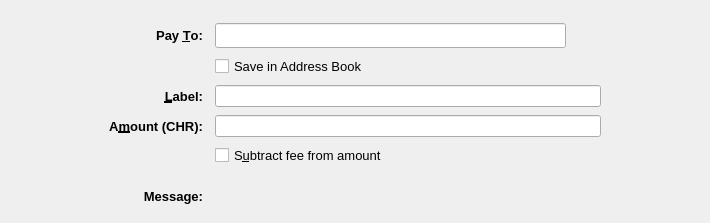
<?xml version="1.0" encoding="UTF-8"?>
<ui version="4.0">
 <class>SendCoinsEntry</class>
 <widget class="QStackedWidget" name="SendCoinsEntry">
  <property name="geometry">
   <rect>
    <x>0</x>
    <y>0</y>
    <width>710</width>
    <height>223</height>
   </rect>
  </property>
  <property name="focusPolicy">
   <enum>Qt::TabFocus</enum>
  </property>
  <property name="autoFillBackground">
   <bool>false</bool>
  </property>
  <property name="styleSheet">
   <string notr="true"/>
  </property>
  <property name="currentIndex">
   <number>0</number>
  </property>
  <widget class="QFrame" name="SendCoins">
   <property name="toolTip">
    <string>This is a normal payment.</string>
   </property>
   <property name="frameShape">
    <enum>QFrame::NoFrame</enum>
   </property>
   <layout class="QGridLayout" name="gridLayout">
    <property name="topMargin">
     <number>8</number>
    </property>
    <property name="bottomMargin">
     <number>4</number>
    </property>
    <property name="horizontalSpacing">
     <number>12</number>
    </property>
    <property name="verticalSpacing">
     <number>8</number>
    </property>
    <item row="1" column="0">
     <spacer name="horizontalSpacer">
      <property name="orientation">
       <enum>Qt::Horizontal</enum>
      </property>
      <property name="sizeType">
       <enum>QSizePolicy::Maximum</enum>
      </property>
      <property name="sizeHint" stdset="0">
       <size>
        <width>100</width>
        <height>20</height>
       </size>
      </property>
     </spacer>
    </item>
    <item row="3" column="2">
     <widget class="QLineEdit" name="addAsLabel">
      <property name="sizePolicy">
       <sizepolicy hsizetype="Expanding" vsizetype="Expanding">
        <horstretch>0</horstretch>
        <verstretch>0</verstretch>
       </sizepolicy>
      </property>
      <property name="toolTip">
       <string>Enter a label for this address to add it to the list of used addresses</string>
      </property>
      <property name="styleSheet">
       <string notr="true"/>
      </property>
     </widget>
    </item>
    <item row="0" column="2">
     <spacer name="verticalSpacer">
      <property name="orientation">
       <enum>Qt::Vertical</enum>
      </property>
      <property name="sizeHint" stdset="0">
       <size>
        <width>20</width>
        <height>40</height>
       </size>
      </property>
     </spacer>
    </item>
    <item row="1" column="3">
     <spacer name="horizontalSpacer_2">
      <property name="orientation">
       <enum>Qt::Horizontal</enum>
      </property>
      <property name="sizeType">
       <enum>QSizePolicy::Maximum</enum>
      </property>
      <property name="sizeHint" stdset="0">
       <size>
        <width>100</width>
        <height>20</height>
       </size>
      </property>
     </spacer>
    </item>
    <item row="12" column="2">
     <widget class="QLabel" name="messageTextLabel">
      <property name="toolTip">
       <string>A message that was attached to the chratos: URI which will be stored with the transaction for your reference. Note: This message will not be sent over the Chratos network.</string>
      </property>
      <property name="styleSheet">
       <string notr="true"/>
      </property>
      <property name="textFormat">
       <enum>Qt::PlainText</enum>
      </property>
     </widget>
    </item>
    <item row="1" column="1">
     <widget class="QLabel" name="payToLabel">
      <property name="font">
       <font>
        <pointsize>10</pointsize>
        <weight>75</weight>
        <bold>true</bold>
       </font>
      </property>
      <property name="text">
       <string>Pay &amp;To:</string>
      </property>
      <property name="alignment">
       <set>Qt::AlignRight|Qt::AlignTrailing|Qt::AlignVCenter</set>
      </property>
      <property name="buddy">
       <cstring>payTo</cstring>
      </property>
     </widget>
    </item>
    <item row="12" column="1">
     <widget class="QLabel" name="messageLabel">
      <property name="font">
       <font>
        <pointsize>10</pointsize>
        <weight>75</weight>
        <bold>true</bold>
       </font>
      </property>
      <property name="text">
       <string>Message:</string>
      </property>
      <property name="alignment">
       <set>Qt::AlignRight|Qt::AlignTrailing|Qt::AlignVCenter</set>
      </property>
     </widget>
    </item>
    <item row="6" column="2">
     <layout class="QHBoxLayout" name="horizontalLayoutAmount" stretch="0">
      <item>
       <widget class="ChratosAmountField" name="payAmount">
        <property name="sizePolicy">
         <sizepolicy hsizetype="Expanding" vsizetype="Expanding">
          <horstretch>0</horstretch>
          <verstretch>0</verstretch>
         </sizepolicy>
        </property>
        <property name="styleSheet">
         <string notr="true"/>
        </property>
       </widget>
      </item>
     </layout>
    </item>
    <item row="3" column="1">
     <widget class="QLabel" name="labellLabel">
      <property name="font">
       <font>
        <pointsize>10</pointsize>
        <weight>75</weight>
        <bold>true</bold>
       </font>
      </property>
      <property name="text">
       <string>&amp;Label:</string>
      </property>
      <property name="alignment">
       <set>Qt::AlignRight|Qt::AlignTrailing|Qt::AlignVCenter</set>
      </property>
      <property name="buddy">
       <cstring>addAsLabel</cstring>
      </property>
     </widget>
    </item>
    <item row="1" column="2">
     <layout class="QHBoxLayout" name="payToLayout">
      <property name="spacing">
       <number>0</number>
      </property>
      <item>
       <widget class="QValidatedLineEdit" name="payTo">
        <property name="sizePolicy">
         <sizepolicy hsizetype="Expanding" vsizetype="Expanding">
          <horstretch>0</horstretch>
          <verstretch>0</verstretch>
         </sizepolicy>
        </property>
        <property name="toolTip">
         <string>The Chratos address to send the payment to</string>
        </property>
        <property name="styleSheet">
         <string notr="true"/>
        </property>
       </widget>
      </item>
      <item>
       <widget class="QToolButton" name="addressBookButton">
        <property name="toolTip">
         <string notr="true"/>
        </property>
        <property name="styleSheet">
         <string notr="true">border:0;background:transparent</string>
        </property>
        <property name="text">
         <string/>
        </property>
        <property name="icon">
         <iconset resource="../chratos.qrc">
          <normaloff>:/icons/address-book</normaloff>:/icons/address-book</iconset>
        </property>
        <property name="iconSize">
         <size>
          <width>22</width>
          <height>22</height>
         </size>
        </property>
        <property name="shortcut">
         <string>Alt+A</string>
        </property>
       </widget>
      </item>
      <item>
       <spacer name="horizontalSpacer_3">
        <property name="orientation">
         <enum>Qt::Horizontal</enum>
        </property>
        <property name="sizeType">
         <enum>QSizePolicy::Maximum</enum>
        </property>
        <property name="sizeHint" stdset="0">
         <size>
          <width>10</width>
          <height>20</height>
         </size>
        </property>
       </spacer>
      </item>
     </layout>
    </item>
    <item row="10" column="2">
     <spacer name="verticalSpacer_3">
      <property name="orientation">
       <enum>Qt::Vertical</enum>
      </property>
      <property name="sizeHint" stdset="0">
       <size>
        <width>20</width>
        <height>40</height>
       </size>
      </property>
     </spacer>
    </item>
    <item row="2" column="2">
     <widget class="QCheckBox" name="addressBookCheckBox">
      <property name="font">
       <font>
        <pointsize>10</pointsize>
       </font>
      </property>
      <property name="text">
       <string>Save in Address Book</string>
      </property>
     </widget>
    </item>
    <item row="6" column="1">
     <widget class="QLabel" name="amountLabel">
      <property name="font">
       <font>
        <pointsize>10</pointsize>
        <weight>75</weight>
        <bold>true</bold>
       </font>
      </property>
      <property name="text">
       <string>A&amp;mount (CHR):</string>
      </property>
      <property name="alignment">
       <set>Qt::AlignRight|Qt::AlignTrailing|Qt::AlignVCenter</set>
      </property>
      <property name="buddy">
       <cstring>payAmount</cstring>
      </property>
     </widget>
    </item>
    <item row="13" column="2">
     <spacer name="verticalSpacer_2">
      <property name="orientation">
       <enum>Qt::Vertical</enum>
      </property>
      <property name="sizeHint" stdset="0">
       <size>
        <width>20</width>
        <height>40</height>
       </size>
      </property>
     </spacer>
    </item>
    <item row="7" column="2">
     <widget class="QCheckBox" name="checkboxSubtractFeeFromAmount">
      <property name="font">
       <font>
        <pointsize>10</pointsize>
       </font>
      </property>
      <property name="toolTip">
       <string>The fee will be deducted from the amount being sent. The recipient will receive less chratoss than you enter in the amount field. If multiple recipients are selected, the fee is split equally.</string>
      </property>
      <property name="text">
       <string>S&amp;ubtract fee from amount</string>
      </property>
     </widget>
    </item>
   </layout>
  </widget>
  <widget class="QFrame" name="SendCoins_UnauthenticatedPaymentRequest">
   <property name="palette">
    <palette>
     <active>
      <colorrole role="WindowText">
       <brush brushstyle="SolidPattern">
        <color alpha="255">
         <red>0</red>
         <green>0</green>
         <blue>0</blue>
        </color>
       </brush>
      </colorrole>
      <colorrole role="Button">
       <brush brushstyle="SolidPattern">
        <color alpha="255">
         <red>239</red>
         <green>241</green>
         <blue>244</blue>
        </color>
       </brush>
      </colorrole>
      <colorrole role="Light">
       <brush brushstyle="SolidPattern">
        <color alpha="255">
         <red>255</red>
         <green>255</green>
         <blue>255</blue>
        </color>
       </brush>
      </colorrole>
      <colorrole role="Midlight">
       <brush brushstyle="SolidPattern">
        <color alpha="255">
         <red>255</red>
         <green>255</green>
         <blue>191</blue>
        </color>
       </brush>
      </colorrole>
      <colorrole role="Dark">
       <brush brushstyle="SolidPattern">
        <color alpha="255">
         <red>127</red>
         <green>127</green>
         <blue>63</blue>
        </color>
       </brush>
      </colorrole>
      <colorrole role="Mid">
       <brush brushstyle="SolidPattern">
        <color alpha="255">
         <red>170</red>
         <green>170</green>
         <blue>84</blue>
        </color>
       </brush>
      </colorrole>
      <colorrole role="Text">
       <brush brushstyle="SolidPattern">
        <color alpha="255">
         <red>0</red>
         <green>0</green>
         <blue>0</blue>
        </color>
       </brush>
      </colorrole>
      <colorrole role="BrightText">
       <brush brushstyle="SolidPattern">
        <color alpha="255">
         <red>255</red>
         <green>255</green>
         <blue>255</blue>
        </color>
       </brush>
      </colorrole>
      <colorrole role="ButtonText">
       <brush brushstyle="SolidPattern">
        <color alpha="255">
         <red>0</red>
         <green>0</green>
         <blue>0</blue>
        </color>
       </brush>
      </colorrole>
      <colorrole role="Base">
       <brush brushstyle="SolidPattern">
        <color alpha="255">
         <red>239</red>
         <green>241</green>
         <blue>244</blue>
        </color>
       </brush>
      </colorrole>
      <colorrole role="Window">
       <brush brushstyle="SolidPattern">
        <color alpha="255">
         <red>239</red>
         <green>241</green>
         <blue>244</blue>
        </color>
       </brush>
      </colorrole>
      <colorrole role="Shadow">
       <brush brushstyle="SolidPattern">
        <color alpha="255">
         <red>0</red>
         <green>0</green>
         <blue>0</blue>
        </color>
       </brush>
      </colorrole>
      <colorrole role="AlternateBase">
       <brush brushstyle="SolidPattern">
        <color alpha="255">
         <red>255</red>
         <green>255</green>
         <blue>191</blue>
        </color>
       </brush>
      </colorrole>
      <colorrole role="ToolTipBase">
       <brush brushstyle="SolidPattern">
        <color alpha="255">
         <red>255</red>
         <green>255</green>
         <blue>220</blue>
        </color>
       </brush>
      </colorrole>
      <colorrole role="ToolTipText">
       <brush brushstyle="SolidPattern">
        <color alpha="255">
         <red>0</red>
         <green>0</green>
         <blue>0</blue>
        </color>
       </brush>
      </colorrole>
     </active>
     <inactive>
      <colorrole role="WindowText">
       <brush brushstyle="SolidPattern">
        <color alpha="255">
         <red>0</red>
         <green>0</green>
         <blue>0</blue>
        </color>
       </brush>
      </colorrole>
      <colorrole role="Button">
       <brush brushstyle="SolidPattern">
        <color alpha="255">
         <red>239</red>
         <green>241</green>
         <blue>244</blue>
        </color>
       </brush>
      </colorrole>
      <colorrole role="Light">
       <brush brushstyle="SolidPattern">
        <color alpha="255">
         <red>255</red>
         <green>255</green>
         <blue>255</blue>
        </color>
       </brush>
      </colorrole>
      <colorrole role="Midlight">
       <brush brushstyle="SolidPattern">
        <color alpha="255">
         <red>255</red>
         <green>255</green>
         <blue>191</blue>
        </color>
       </brush>
      </colorrole>
      <colorrole role="Dark">
       <brush brushstyle="SolidPattern">
        <color alpha="255">
         <red>127</red>
         <green>127</green>
         <blue>63</blue>
        </color>
       </brush>
      </colorrole>
      <colorrole role="Mid">
       <brush brushstyle="SolidPattern">
        <color alpha="255">
         <red>170</red>
         <green>170</green>
         <blue>84</blue>
        </color>
       </brush>
      </colorrole>
      <colorrole role="Text">
       <brush brushstyle="SolidPattern">
        <color alpha="255">
         <red>0</red>
         <green>0</green>
         <blue>0</blue>
        </color>
       </brush>
      </colorrole>
      <colorrole role="BrightText">
       <brush brushstyle="SolidPattern">
        <color alpha="255">
         <red>255</red>
         <green>255</green>
         <blue>255</blue>
        </color>
       </brush>
      </colorrole>
      <colorrole role="ButtonText">
       <brush brushstyle="SolidPattern">
        <color alpha="255">
         <red>0</red>
         <green>0</green>
         <blue>0</blue>
        </color>
       </brush>
      </colorrole>
      <colorrole role="Base">
       <brush brushstyle="SolidPattern">
        <color alpha="255">
         <red>239</red>
         <green>241</green>
         <blue>244</blue>
        </color>
       </brush>
      </colorrole>
      <colorrole role="Window">
       <brush brushstyle="SolidPattern">
        <color alpha="255">
         <red>239</red>
         <green>241</green>
         <blue>244</blue>
        </color>
       </brush>
      </colorrole>
      <colorrole role="Shadow">
       <brush brushstyle="SolidPattern">
        <color alpha="255">
         <red>0</red>
         <green>0</green>
         <blue>0</blue>
        </color>
       </brush>
      </colorrole>
      <colorrole role="AlternateBase">
       <brush brushstyle="SolidPattern">
        <color alpha="255">
         <red>255</red>
         <green>255</green>
         <blue>191</blue>
        </color>
       </brush>
      </colorrole>
      <colorrole role="ToolTipBase">
       <brush brushstyle="SolidPattern">
        <color alpha="255">
         <red>255</red>
         <green>255</green>
         <blue>220</blue>
        </color>
       </brush>
      </colorrole>
      <colorrole role="ToolTipText">
       <brush brushstyle="SolidPattern">
        <color alpha="255">
         <red>0</red>
         <green>0</green>
         <blue>0</blue>
        </color>
       </brush>
      </colorrole>
     </inactive>
     <disabled>
      <colorrole role="WindowText">
       <brush brushstyle="SolidPattern">
        <color alpha="255">
         <red>127</red>
         <green>127</green>
         <blue>63</blue>
        </color>
       </brush>
      </colorrole>
      <colorrole role="Button">
       <brush brushstyle="SolidPattern">
        <color alpha="255">
         <red>239</red>
         <green>241</green>
         <blue>244</blue>
        </color>
       </brush>
      </colorrole>
      <colorrole role="Light">
       <brush brushstyle="SolidPattern">
        <color alpha="255">
         <red>255</red>
         <green>255</green>
         <blue>255</blue>
        </color>
       </brush>
      </colorrole>
      <colorrole role="Midlight">
       <brush brushstyle="SolidPattern">
        <color alpha="255">
         <red>255</red>
         <green>255</green>
         <blue>191</blue>
        </color>
       </brush>
      </colorrole>
      <colorrole role="Dark">
       <brush brushstyle="SolidPattern">
        <color alpha="255">
         <red>127</red>
         <green>127</green>
         <blue>63</blue>
        </color>
       </brush>
      </colorrole>
      <colorrole role="Mid">
       <brush brushstyle="SolidPattern">
        <color alpha="255">
         <red>170</red>
         <green>170</green>
         <blue>84</blue>
        </color>
       </brush>
      </colorrole>
      <colorrole role="Text">
       <brush brushstyle="SolidPattern">
        <color alpha="255">
         <red>127</red>
         <green>127</green>
         <blue>63</blue>
        </color>
       </brush>
      </colorrole>
      <colorrole role="BrightText">
       <brush brushstyle="SolidPattern">
        <color alpha="255">
         <red>255</red>
         <green>255</green>
         <blue>255</blue>
        </color>
       </brush>
      </colorrole>
      <colorrole role="ButtonText">
       <brush brushstyle="SolidPattern">
        <color alpha="255">
         <red>127</red>
         <green>127</green>
         <blue>63</blue>
        </color>
       </brush>
      </colorrole>
      <colorrole role="Base">
       <brush brushstyle="SolidPattern">
        <color alpha="255">
         <red>239</red>
         <green>241</green>
         <blue>244</blue>
        </color>
       </brush>
      </colorrole>
      <colorrole role="Window">
       <brush brushstyle="SolidPattern">
        <color alpha="255">
         <red>239</red>
         <green>241</green>
         <blue>244</blue>
        </color>
       </brush>
      </colorrole>
      <colorrole role="Shadow">
       <brush brushstyle="SolidPattern">
        <color alpha="255">
         <red>0</red>
         <green>0</green>
         <blue>0</blue>
        </color>
       </brush>
      </colorrole>
      <colorrole role="AlternateBase">
       <brush brushstyle="SolidPattern">
        <color alpha="255">
         <red>255</red>
         <green>255</green>
         <blue>127</blue>
        </color>
       </brush>
      </colorrole>
      <colorrole role="ToolTipBase">
       <brush brushstyle="SolidPattern">
        <color alpha="255">
         <red>255</red>
         <green>255</green>
         <blue>220</blue>
        </color>
       </brush>
      </colorrole>
      <colorrole role="ToolTipText">
       <brush brushstyle="SolidPattern">
        <color alpha="255">
         <red>0</red>
         <green>0</green>
         <blue>0</blue>
        </color>
       </brush>
      </colorrole>
     </disabled>
    </palette>
   </property>
   <property name="toolTip">
    <string>This is an unauthenticated payment request.</string>
   </property>
   <property name="autoFillBackground">
    <bool>false</bool>
   </property>
   <property name="frameShape">
    <enum>QFrame::NoFrame</enum>
   </property>
   <layout class="QGridLayout" name="gridLayout_is">
    <property name="spacing">
     <number>12</number>
    </property>
    <item row="0" column="0">
     <widget class="QLabel" name="payToLabel_is">
      <property name="text">
       <string>Pay To:</string>
      </property>
      <property name="alignment">
       <set>Qt::AlignRight|Qt::AlignTrailing|Qt::AlignVCenter</set>
      </property>
     </widget>
    </item>
    <item row="0" column="1">
     <layout class="QHBoxLayout" name="payToLayout_is">
      <property name="spacing">
       <number>0</number>
      </property>
      <item>
       <widget class="QLabel" name="payTo_is">
        <property name="styleSheet">
         <string notr="true">background: #fff; border-radius: 4px; border: 1px solid #000; padding:2px</string>
        </property>
       </widget>
      </item>
      <item>
       <widget class="QToolButton" name="deleteButton_is">
        <property name="toolTip">
         <string>Remove this entry</string>
        </property>
        <property name="text">
         <string/>
        </property>
        <property name="icon">
         <iconset resource="../chratos.qrc">
          <normaloff>:/icons/remove</normaloff>:/icons/remove</iconset>
        </property>
       </widget>
      </item>
     </layout>
    </item>
    <item row="1" column="0">
     <widget class="QLabel" name="memoLabel_is">
      <property name="text">
       <string>Memo:</string>
      </property>
      <property name="alignment">
       <set>Qt::AlignRight|Qt::AlignTrailing|Qt::AlignVCenter</set>
      </property>
     </widget>
    </item>
    <item row="1" column="1">
     <widget class="QLabel" name="memoTextLabel_is">
      <property name="styleSheet">
       <string notr="true">background: #fff; border-radius: 4px; border: 1px solid #000; padding:2px</string>
      </property>
      <property name="textFormat">
       <enum>Qt::PlainText</enum>
      </property>
     </widget>
    </item>
    <item row="2" column="0">
     <widget class="QLabel" name="amountLabel_is">
      <property name="text">
       <string>A&amp;mount:</string>
      </property>
      <property name="alignment">
       <set>Qt::AlignRight|Qt::AlignTrailing|Qt::AlignVCenter</set>
      </property>
      <property name="buddy">
       <cstring>payAmount_is</cstring>
      </property>
     </widget>
    </item>
    <item row="2" column="1">
     <widget class="ChratosAmountField" name="payAmount_is">
      <property name="acceptDrops">
       <bool>false</bool>
      </property>
      <property name="styleSheet">
       <string notr="true">background: #fff; border-radius: 4px; border: 1px solid #000; padding:2px</string>
      </property>
     </widget>
    </item>
   </layout>
  </widget>
  <widget class="QFrame" name="SendCoins_AuthenticatedPaymentRequest">
   <property name="palette">
    <palette>
     <active>
      <colorrole role="WindowText">
       <brush brushstyle="SolidPattern">
        <color alpha="255">
         <red>0</red>
         <green>0</green>
         <blue>0</blue>
        </color>
       </brush>
      </colorrole>
      <colorrole role="Button">
       <brush brushstyle="SolidPattern">
        <color alpha="255">
         <red>239</red>
         <green>241</green>
         <blue>244</blue>
        </color>
       </brush>
      </colorrole>
      <colorrole role="Light">
       <brush brushstyle="SolidPattern">
        <color alpha="255">
         <red>230</red>
         <green>255</green>
         <blue>224</blue>
        </color>
       </brush>
      </colorrole>
      <colorrole role="Midlight">
       <brush brushstyle="SolidPattern">
        <color alpha="255">
         <red>185</red>
         <green>243</green>
         <blue>171</blue>
        </color>
       </brush>
      </colorrole>
      <colorrole role="Dark">
       <brush brushstyle="SolidPattern">
        <color alpha="255">
         <red>70</red>
         <green>116</green>
         <blue>59</blue>
        </color>
       </brush>
      </colorrole>
      <colorrole role="Mid">
       <brush brushstyle="SolidPattern">
        <color alpha="255">
         <red>93</red>
         <green>155</green>
         <blue>79</blue>
        </color>
       </brush>
      </colorrole>
      <colorrole role="Text">
       <brush brushstyle="SolidPattern">
        <color alpha="255">
         <red>0</red>
         <green>0</green>
         <blue>0</blue>
        </color>
       </brush>
      </colorrole>
      <colorrole role="BrightText">
       <brush brushstyle="SolidPattern">
        <color alpha="255">
         <red>155</red>
         <green>255</green>
         <blue>147</blue>
        </color>
       </brush>
      </colorrole>
      <colorrole role="ButtonText">
       <brush brushstyle="SolidPattern">
        <color alpha="255">
         <red>0</red>
         <green>0</green>
         <blue>0</blue>
        </color>
       </brush>
      </colorrole>
      <colorrole role="Base">
       <brush brushstyle="SolidPattern">
        <color alpha="255">
         <red>239</red>
         <green>241</green>
         <blue>244</blue>
        </color>
       </brush>
      </colorrole>
      <colorrole role="Window">
       <brush brushstyle="SolidPattern">
        <color alpha="255">
         <red>239</red>
         <green>241</green>
         <blue>244</blue>
        </color>
       </brush>
      </colorrole>
      <colorrole role="Shadow">
       <brush brushstyle="SolidPattern">
        <color alpha="255">
         <red>0</red>
         <green>0</green>
         <blue>0</blue>
        </color>
       </brush>
      </colorrole>
      <colorrole role="AlternateBase">
       <brush brushstyle="SolidPattern">
        <color alpha="255">
         <red>197</red>
         <green>243</green>
         <blue>187</blue>
        </color>
       </brush>
      </colorrole>
      <colorrole role="NoRole">
       <brush brushstyle="SolidPattern">
        <color alpha="255">
         <red>125</red>
         <green>194</green>
         <blue>122</blue>
        </color>
       </brush>
      </colorrole>
      <colorrole role="ToolTipBase">
       <brush brushstyle="SolidPattern">
        <color alpha="255">
         <red>255</red>
         <green>255</green>
         <blue>220</blue>
        </color>
       </brush>
      </colorrole>
      <colorrole role="ToolTipText">
       <brush brushstyle="SolidPattern">
        <color alpha="255">
         <red>0</red>
         <green>0</green>
         <blue>0</blue>
        </color>
       </brush>
      </colorrole>
     </active>
     <inactive>
      <colorrole role="WindowText">
       <brush brushstyle="SolidPattern">
        <color alpha="255">
         <red>0</red>
         <green>0</green>
         <blue>0</blue>
        </color>
       </brush>
      </colorrole>
      <colorrole role="Button">
       <brush brushstyle="SolidPattern">
        <color alpha="255">
         <red>239</red>
         <green>241</green>
         <blue>244</blue>
        </color>
       </brush>
      </colorrole>
      <colorrole role="Light">
       <brush brushstyle="SolidPattern">
        <color alpha="255">
         <red>230</red>
         <green>255</green>
         <blue>224</blue>
        </color>
       </brush>
      </colorrole>
      <colorrole role="Midlight">
       <brush brushstyle="SolidPattern">
        <color alpha="255">
         <red>185</red>
         <green>243</green>
         <blue>171</blue>
        </color>
       </brush>
      </colorrole>
      <colorrole role="Dark">
       <brush brushstyle="SolidPattern">
        <color alpha="255">
         <red>70</red>
         <green>116</green>
         <blue>59</blue>
        </color>
       </brush>
      </colorrole>
      <colorrole role="Mid">
       <brush brushstyle="SolidPattern">
        <color alpha="255">
         <red>93</red>
         <green>155</green>
         <blue>79</blue>
        </color>
       </brush>
      </colorrole>
      <colorrole role="Text">
       <brush brushstyle="SolidPattern">
        <color alpha="255">
         <red>0</red>
         <green>0</green>
         <blue>0</blue>
        </color>
       </brush>
      </colorrole>
      <colorrole role="BrightText">
       <brush brushstyle="SolidPattern">
        <color alpha="255">
         <red>155</red>
         <green>255</green>
         <blue>147</blue>
        </color>
       </brush>
      </colorrole>
      <colorrole role="ButtonText">
       <brush brushstyle="SolidPattern">
        <color alpha="255">
         <red>0</red>
         <green>0</green>
         <blue>0</blue>
        </color>
       </brush>
      </colorrole>
      <colorrole role="Base">
       <brush brushstyle="SolidPattern">
        <color alpha="255">
         <red>239</red>
         <green>241</green>
         <blue>244</blue>
        </color>
       </brush>
      </colorrole>
      <colorrole role="Window">
       <brush brushstyle="SolidPattern">
        <color alpha="255">
         <red>239</red>
         <green>241</green>
         <blue>244</blue>
        </color>
       </brush>
      </colorrole>
      <colorrole role="Shadow">
       <brush brushstyle="SolidPattern">
        <color alpha="255">
         <red>0</red>
         <green>0</green>
         <blue>0</blue>
        </color>
       </brush>
      </colorrole>
      <colorrole role="AlternateBase">
       <brush brushstyle="SolidPattern">
        <color alpha="255">
         <red>197</red>
         <green>243</green>
         <blue>187</blue>
        </color>
       </brush>
      </colorrole>
      <colorrole role="NoRole">
       <brush brushstyle="SolidPattern">
        <color alpha="255">
         <red>125</red>
         <green>194</green>
         <blue>122</blue>
        </color>
       </brush>
      </colorrole>
      <colorrole role="ToolTipBase">
       <brush brushstyle="SolidPattern">
        <color alpha="255">
         <red>255</red>
         <green>255</green>
         <blue>220</blue>
        </color>
       </brush>
      </colorrole>
      <colorrole role="ToolTipText">
       <brush brushstyle="SolidPattern">
        <color alpha="255">
         <red>0</red>
         <green>0</green>
         <blue>0</blue>
        </color>
       </brush>
      </colorrole>
     </inactive>
     <disabled>
      <colorrole role="WindowText">
       <brush brushstyle="SolidPattern">
        <color alpha="255">
         <red>70</red>
         <green>116</green>
         <blue>59</blue>
        </color>
       </brush>
      </colorrole>
      <colorrole role="Button">
       <brush brushstyle="SolidPattern">
        <color alpha="255">
         <red>239</red>
         <green>241</green>
         <blue>244</blue>
        </color>
       </brush>
      </colorrole>
      <colorrole role="Light">
       <brush brushstyle="SolidPattern">
        <color alpha="255">
         <red>230</red>
         <green>255</green>
         <blue>224</blue>
        </color>
       </brush>
      </colorrole>
      <colorrole role="Midlight">
       <brush brushstyle="SolidPattern">
        <color alpha="255">
         <red>185</red>
         <green>243</green>
         <blue>171</blue>
        </color>
       </brush>
      </colorrole>
      <colorrole role="Dark">
       <brush brushstyle="SolidPattern">
        <color alpha="255">
         <red>70</red>
         <green>116</green>
         <blue>59</blue>
        </color>
       </brush>
      </colorrole>
      <colorrole role="Mid">
       <brush brushstyle="SolidPattern">
        <color alpha="255">
         <red>93</red>
         <green>155</green>
         <blue>79</blue>
        </color>
       </brush>
      </colorrole>
      <colorrole role="Text">
       <brush brushstyle="SolidPattern">
        <color alpha="255">
         <red>70</red>
         <green>116</green>
         <blue>59</blue>
        </color>
       </brush>
      </colorrole>
      <colorrole role="BrightText">
       <brush brushstyle="SolidPattern">
        <color alpha="255">
         <red>155</red>
         <green>255</green>
         <blue>147</blue>
        </color>
       </brush>
      </colorrole>
      <colorrole role="ButtonText">
       <brush brushstyle="SolidPattern">
        <color alpha="255">
         <red>70</red>
         <green>116</green>
         <blue>59</blue>
        </color>
       </brush>
      </colorrole>
      <colorrole role="Base">
       <brush brushstyle="SolidPattern">
        <color alpha="255">
         <red>239</red>
         <green>241</green>
         <blue>244</blue>
        </color>
       </brush>
      </colorrole>
      <colorrole role="Window">
       <brush brushstyle="SolidPattern">
        <color alpha="255">
         <red>239</red>
         <green>241</green>
         <blue>244</blue>
        </color>
       </brush>
      </colorrole>
      <colorrole role="Shadow">
       <brush brushstyle="SolidPattern">
        <color alpha="255">
         <red>0</red>
         <green>0</green>
         <blue>0</blue>
        </color>
       </brush>
      </colorrole>
      <colorrole role="AlternateBase">
       <brush brushstyle="SolidPattern">
        <color alpha="255">
         <red>140</red>
         <green>232</green>
         <blue>119</blue>
        </color>
       </brush>
      </colorrole>
      <colorrole role="NoRole">
       <brush brushstyle="SolidPattern">
        <color alpha="255">
         <red>125</red>
         <green>194</green>
         <blue>122</blue>
        </color>
       </brush>
      </colorrole>
      <colorrole role="ToolTipBase">
       <brush brushstyle="SolidPattern">
        <color alpha="255">
         <red>255</red>
         <green>255</green>
         <blue>220</blue>
        </color>
       </brush>
      </colorrole>
      <colorrole role="ToolTipText">
       <brush brushstyle="SolidPattern">
        <color alpha="255">
         <red>0</red>
         <green>0</green>
         <blue>0</blue>
        </color>
       </brush>
      </colorrole>
     </disabled>
    </palette>
   </property>
   <property name="toolTip">
    <string>This is an authenticated payment request.</string>
   </property>
   <property name="autoFillBackground">
    <bool>false</bool>
   </property>
   <property name="styleSheet">
    <string notr="true">background: #eff1f4; border: 0</string>
   </property>
   <property name="frameShape">
    <enum>QFrame::NoFrame</enum>
   </property>
   <layout class="QGridLayout" name="gridLayout_s">
    <property name="spacing">
     <number>12</number>
    </property>
    <item row="0" column="0">
     <widget class="QLabel" name="payToLabel_s">
      <property name="text">
       <string>Pay To:</string>
      </property>
      <property name="alignment">
       <set>Qt::AlignRight|Qt::AlignTrailing|Qt::AlignVCenter</set>
      </property>
     </widget>
    </item>
    <item row="0" column="1">
     <layout class="QHBoxLayout" name="payToLayout_s">
      <property name="spacing">
       <number>0</number>
      </property>
      <item>
       <widget class="QLabel" name="payTo_s">
        <property name="styleSheet">
         <string notr="true">background: #fff; border-radius: 4px; border: 1px solid #000; padding:2px</string>
        </property>
        <property name="textFormat">
         <enum>Qt::PlainText</enum>
        </property>
       </widget>
      </item>
      <item>
       <widget class="QToolButton" name="deleteButton_s">
        <property name="toolTip">
         <string>Remove this entry</string>
        </property>
        <property name="text">
         <string/>
        </property>
        <property name="icon">
         <iconset resource="../chratos.qrc">
          <normaloff>:/icons/remove</normaloff>:/icons/remove</iconset>
        </property>
       </widget>
      </item>
     </layout>
    </item>
    <item row="1" column="0">
     <widget class="QLabel" name="memoLabel_s">
      <property name="text">
       <string>Memo:</string>
      </property>
      <property name="alignment">
       <set>Qt::AlignRight|Qt::AlignTrailing|Qt::AlignVCenter</set>
      </property>
     </widget>
    </item>
    <item row="1" column="1">
     <widget class="QLabel" name="memoTextLabel_s">
      <property name="styleSheet">
       <string notr="true">background: #fff; border-radius: 4px; border: 1px solid #000; padding:2px</string>
      </property>
      <property name="textFormat">
       <enum>Qt::PlainText</enum>
      </property>
     </widget>
    </item>
    <item row="2" column="0">
     <widget class="QLabel" name="amountLabel_s">
      <property name="text">
       <string>A&amp;mount:</string>
      </property>
      <property name="alignment">
       <set>Qt::AlignRight|Qt::AlignTrailing|Qt::AlignVCenter</set>
      </property>
      <property name="buddy">
       <cstring>payAmount_s</cstring>
      </property>
     </widget>
    </item>
    <item row="2" column="1">
     <widget class="ChratosAmountField" name="payAmount_s">
      <property name="acceptDrops">
       <bool>false</bool>
      </property>
      <property name="styleSheet">
       <string notr="true">background: #fff; border-radius: 4px; border: 1px solid #000; padding:2px</string>
      </property>
     </widget>
    </item>
   </layout>
  </widget>
 </widget>
 <customwidgets>
  <customwidget>
   <class>QValidatedLineEdit</class>
   <extends>QLineEdit</extends>
   <header>qvalidatedlineedit.h</header>
  </customwidget>
  <customwidget>
   <class>ChratosAmountField</class>
   <extends>QLineEdit</extends>
   <header>chratosamountfield.h</header>
   <container>1</container>
  </customwidget>
 </customwidgets>
 <tabstops>
  <tabstop>payTo</tabstop>
  <tabstop>addressBookButton</tabstop>
  <tabstop>payAmount</tabstop>
  <tabstop>payAmount_is</tabstop>
  <tabstop>deleteButton_is</tabstop>
  <tabstop>payAmount_s</tabstop>
  <tabstop>deleteButton_s</tabstop>
 </tabstops>
 <resources>
  <include location="../chratos.qrc"/>
 </resources>
 <connections/>
</ui>
